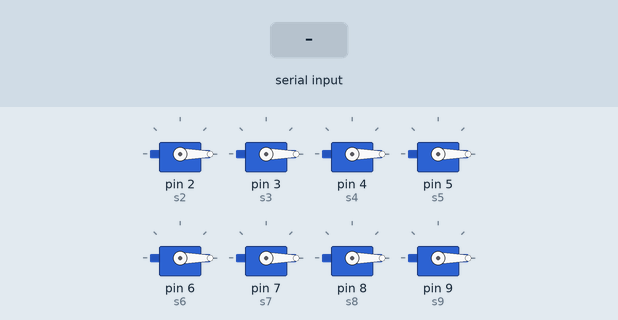
Bench run of a sketch on a simulated Arduino Uno, built with avr-gcc and run on an emulated ATmega328P. Parts: 8 × servo. Inputs (shaded band) come from the test bench.

Above: at 1.2 s.
1.3 s: byte 30 received over Serial
Timing chart, 0 to 4.3 s (numbered marks = the images above; inputs shaded):
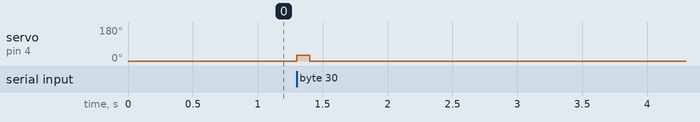

Measured:
- after the input at 1.3 s, servo on pin 4 (s4): 0° → 30° at once, → 0° 0.10 s later

The sketch:

serial_demo.ino
```cpp
#include <Servo.h>

Servo s2,s3,s4,s5,s6,s7,s8, s9;
int pin = 5;
int pos = 0;
int deg = 30;
int sPin = 0;
void setup() {
  Serial.begin(9600);
  s2.attach(2);s3.attach(3);s4.attach(4);s5.attach(5);s6.attach(6);s7.attach(7);s8.attach(8);s9.attach(9);
  s2.write(pos);s3.write(pos);s4.write(pos);s5.write(pos);s6.write(pos);s7.write(pos);s8.write(pos);s9.write(pos);
}

void loop() {
 while(Serial.available() == 0){
  s2.write(pos);s3.write(pos);s4.write(pos);s5.write(pos);s6.write(pos);s7.write(pos);s8.write(pos);s9.write(pos);
 }
 sPin = Serial.read();
 //s2.write(deg);s3.write(deg);s4.write(deg);s5.write(deg);s6.write(deg);s7.write(deg);s8.write(deg);s9.write(deg);
  if(sPin > 0 && sPin <=10){
    s2.write(30);
  }else {
    s2.write(pos);
  }
  if(sPin > 10 && sPin <=20){
    s3.write(30);
  }else {
    s3.write(pos);
  }
  if(sPin > 20 && sPin <=30){
    s4.write(30);
  }else {
    s4.write(pos);
  }
  if(sPin > 30 && sPin <=40){
    s5.write(30);
  }else {
    s5.write(pos);
  }
  if(sPin > 40 && sPin <=40){
    s5.write(30);
  }else {
    s5.write(pos);
  }
  delay(100);
  //s2.write(pos);s3.write(pos);s4.write(pos);s5.write(pos);s6.write(pos);s7.write(pos);s8.write(pos);s9.write(pos);
 // delay(500);
}
```
